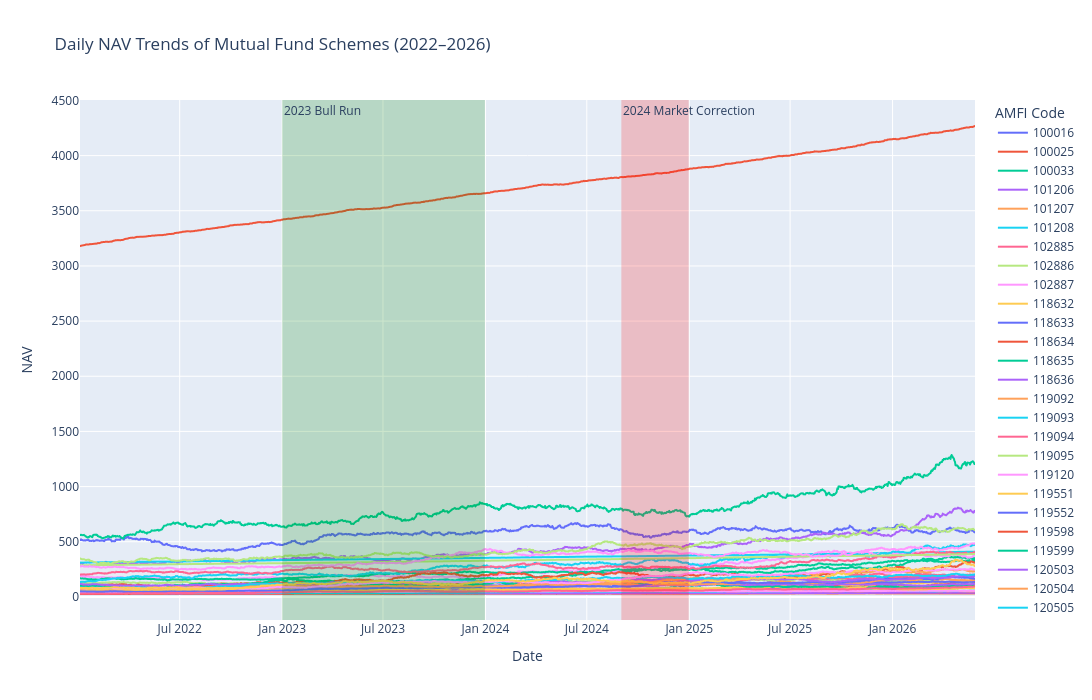

Write notebook code for a chart like this one.
### Code cell
import pandas as pd
import plotly.express as px

# Load NAV history dataset
df = pd.read_csv("data/processed/nav_history_clean.csv")

# Convert date column to datetime
df["date"] = pd.to_datetime(df["date"])

# Filter data for 2022–2026
df = df[
    (df["date"] >= "2022-01-01") &
    (df["date"] <= "2026-12-31")
]

# Plot daily NAV for all schemes
fig = px.line(
    df,
    x="date",
    y="nav",
    color="amfi_code",
    title="Daily NAV Trends of Mutual Fund Schemes (2022–2026)",
    labels={
        "date": "Date",
        "nav": "NAV",
        "amfi_code": "Scheme"
    }
)

# Highlight 2023 Bull Run
fig.add_vrect(
    x0="2023-01-01",
    x1="2023-12-31",
    annotation_text="2023 Bull Run",
    annotation_position="top left",
    opacity=0.2,
    fillcolor="green",
    line_width=0
)

# Highlight 2024 Market Correction
fig.add_vrect(
    x0="2024-09-01",
    x1="2024-12-31",
    annotation_text="2024 Market Correction",
    annotation_position="top left",
    opacity=0.2,
    fillcolor="red",
    line_width=0
)

# Improve layout
fig.update_layout(
    height=700,
    width=1200,
    legend_title="AMFI Code",
    hovermode="x unified"
)

import kaleido
print(kaleido)

import sys
print(sys.executable)

fig.show()

### Figure 1 — Plotly figure (JSON) as saved in the notebook; plotly's stock layout.template omitted (floating-point values rounded to 4 significant figures; data arrays with more than 128 entries replaced by an {"elided": "..."} marker saying what was removed)
{"data": [{"hovertemplate": "Scheme=100016<br>Date=%{x}<br>NAV=%{y}<extra></extra>", "legendgroup": "100016", "line": {"color": "#636efa", "dash": "solid"}, "marker": {"symbol": "circle"}, "mode": "lines", "name": "100016", "showlegend": true, "type": "scattergl", "x": {"elided": "1150 str values"}, "xaxis": "x", "y": {"elided": "1150 float values"}, "yaxis": "y"}, {"hovertemplate": "Scheme=100025<br>Date=%{x}<br>NAV=%{y}<extra></extra>", "legendgroup": "100025", "line": {"color": "#EF553B", "dash": "solid"}, "marker": {"symbol": "circle"}, "mode": "lines", "name": "100025", "showlegend": true, "type": "scattergl", "x": {"elided": "1150 str values"}, "xaxis": "x", "y": {"elided": "1150 float values"}, "yaxis": "y"}, {"hovertemplate": "Scheme=100033<br>Date=%{x}<br>NAV=%{y}<extra></extra>", "legendgroup": "100033", "line": {"color": "#00cc96", "dash": "solid"}, "marker": {"symbol": "circle"}, "mode": "lines", "name": "100033", "showlegend": true, "type": "scattergl", "x": {"elided": "1150 str values"}, "xaxis": "x", "y": {"elided": "1150 float values"}, "yaxis": "y"}, {"hovertemplate": "Scheme=101206<br>Date=%{x}<br>NAV=%{y}<extra></extra>", "legendgroup": "101206", "line": {"color": "#ab63fa", "dash": "solid"}, "marker": {"symbol": "circle"}, "mode": "lines", "name": "101206", "showlegend": true, "type": "scattergl", "x": {"elided": "1150 str values"}, "xaxis": "x", "y": {"elided": "1150 float values"}, "yaxis": "y"}, {"hovertemplate": "Scheme=101207<br>Date=%{x}<br>NAV=%{y}<extra></extra>", "legendgroup": "101207", "line": {"color": "#FFA15A", "dash": "solid"}, "marker": {"symbol": "circle"}, "mode": "lines", "name": "101207", "showlegend": true, "type": "scattergl", "x": {"elided": "1150 str values"}, "xaxis": "x", "y": {"elided": "1150 float values"}, "yaxis": "y"}, {"hovertemplate": "Scheme=101208<br>Date=%{x}<br>NAV=%{y}<extra></extra>", "legendgroup": "101208", "line": {"color": "#19d3f3", "dash": "solid"}, "marker": {"symbol": "circle"}, "mode": "lines", "name": "101208", "showlegend": true, "type": "scattergl", "x": {"elided": "1150 str values"}, "xaxis": "x", "y": {"elided": "1150 float values"}, "yaxis": "y"}, {"hovertemplate": "Scheme=102885<br>Date=%{x}<br>NAV=%{y}<extra></extra>", "legendgroup": "102885", "line": {"color": "#FF6692", "dash": "solid"}, "marker": {"symbol": "circle"}, "mode": "lines", "name": "102885", "showlegend": true, "type": "scattergl", "x": {"elided": "1150 str values"}, "xaxis": "x", "y": {"elided": "1150 float values"}, "yaxis": "y"}, {"hovertemplate": "Scheme=102886<br>Date=%{x}<br>NAV=%{y}<extra></extra>", "legendgroup": "102886", "line": {"color": "#B6E880", "dash": "solid"}, "marker": {"symbol": "circle"}, "mode": "lines", "name": "102886", "showlegend": true, "type": "scattergl", "x": {"elided": "1150 str values"}, "xaxis": "x", "y": {"elided": "1150 float values"}, "yaxis": "y"}, {"hovertemplate": "Scheme=102887<br>Date=%{x}<br>NAV=%{y}<extra></extra>", "legendgroup": "102887", "line": {"color": "#FF97FF", "dash": "solid"}, "marker": {"symbol": "circle"}, "mode": "lines", "name": "102887", "showlegend": true, "type": "scattergl", "x": {"elided": "1150 str values"}, "xaxis": "x", "y": {"elided": "1150 float values"}, "yaxis": "y"}, {"hovertemplate": "Scheme=118632<br>Date=%{x}<br>NAV=%{y}<extra></extra>", "legendgroup": "118632", "line": {"color": "#FECB52", "dash": "solid"}, "marker": {"symbol": "circle"}, "mode": "lines", "name": "118632", "showlegend": true, "type": "scattergl", "x": {"elided": "1150 str values"}, "xaxis": "x", "y": {"elided": "1150 float values"}, "yaxis": "y"}, {"hovertemplate": "Scheme=118633<br>Date=%{x}<br>NAV=%{y}<extra></extra>", "legendgroup": "118633", "line": {"color": "#636efa", "dash": "solid"}, "marker": {"symbol": "circle"}, "mode": "lines", "name": "118633", "showlegend": true, "type": "scattergl", "x": {"elided": "1150 str values"}, "xaxis": "x", "y": {"elided": "1150 float values"}, "yaxis": "y"}, {"hovertemplate": "Scheme=118634<br>Date=%{x}<br>NAV=%{y}<extra></extra>", "legendgroup": "118634", "line": {"color": "#EF553B", "dash": "solid"}, "marker": {"symbol": "circle"}, "mode": "lines", "name": "118634", "showlegend": true, "type": "scattergl", "x": {"elided": "1150 str values"}, "xaxis": "x", "y": {"elided": "1150 float values"}, "yaxis": "y"}, {"hovertemplate": "Scheme=118635<br>Date=%{x}<br>NAV=%{y}<extra></extra>", "legendgroup": "118635", "line": {"color": "#00cc96", "dash": "solid"}, "marker": {"symbol": "circle"}, "mode": "lines", "name": "118635", "showlegend": true, "type": "scattergl", "x": {"elided": "1150 str values"}, "xaxis": "x", "y": {"elided": "1150 float values"}, "yaxis": "y"}, {"hovertemplate": "Scheme=118636<br>Date=%{x}<br>NAV=%{y}<extra></extra>", "legendgroup": "118636", "line": {"color": "#ab63fa", "dash": "solid"}, "marker": {"symbol": "circle"}, "mode": "lines", "name": "118636", "showlegend": true, "type": "scattergl", "x": {"elided": "1150 str values"}, "xaxis": "x", "y": {"elided": "1150 float values"}, "yaxis": "y"}, {"hovertemplate": "Scheme=119092<br>Date=%{x}<br>NAV=%{y}<extra></extra>", "legendgroup": "119092", "line": {"color": "#FFA15A", "dash": "solid"}, "marker": {"symbol": "circle"}, "mode": "lines", "name": "119092", "showlegend": true, "type": "scattergl", "x": {"elided": "1150 str values"}, "xaxis": "x", "y": {"elided": "1150 float values"}, "yaxis": "y"}, {"hovertemplate": "Scheme=119093<br>Date=%{x}<br>NAV=%{y}<extra></extra>", "legendgroup": "119093", "line": {"color": "#19d3f3", "dash": "solid"}, "marker": {"symbol": "circle"}, "mode": "lines", "name": "119093", "showlegend": true, "type": "scattergl", "x": {"elided": "1150 str values"}, "xaxis": "x", "y": {"elided": "1150 float values"}, "yaxis": "y"}, {"hovertemplate": "Scheme=119094<br>Date=%{x}<br>NAV=%{y}<extra></extra>", "legendgroup": "119094", "line": {"color": "#FF6692", "dash": "solid"}, "marker": {"symbol": "circle"}, "mode": "lines", "name": "119094", "showlegend": true, "type": "scattergl", "x": {"elided": "1150 str values"}, "xaxis": "x", "y": {"elided": "1150 float values"}, "yaxis": "y"}, {"hovertemplate": "Scheme=119095<br>Date=%{x}<br>NAV=%{y}<extra></extra>", "legendgroup": "119095", "line": {"color": "#B6E880", "dash": "solid"}, "marker": {"symbol": "circle"}, "mode": "lines", "name": "119095", "showlegend": true, "type": "scattergl", "x": {"elided": "1150 str values"}, "xaxis": "x", "y": {"elided": "1150 float values"}, "yaxis": "y"}, {"hovertemplate": "Scheme=119120<br>Date=%{x}<br>NAV=%{y}<extra></extra>", "legendgroup": "119120", "line": {"color": "#FF97FF", "dash": "solid"}, "marker": {"symbol": "circle"}, "mode": "lines", "name": "119120", "showlegend": true, "type": "scattergl", "x": {"elided": "1150 str values"}, "xaxis": "x", "y": {"elided": "1150 float values"}, "yaxis": "y"}, {"hovertemplate": "Scheme=119551<br>Date=%{x}<br>NAV=%{y}<extra></extra>", "legendgroup": "119551", "line": {"color": "#FECB52", "dash": "solid"}, "marker": {"symbol": "circle"}, "mode": "lines", "name": "119551", "showlegend": true, "type": "scattergl", "x": {"elided": "1150 str values"}, "xaxis": "x", "y": {"elided": "1150 float values"}, "yaxis": "y"}, {"hovertemplate": "Scheme=119552<br>Date=%{x}<br>NAV=%{y}<extra></extra>", "legendgroup": "119552", "line": {"color": "#636efa", "dash": "solid"}, "marker": {"symbol": "circle"}, "mode": "lines", "name": "119552", "showlegend": true, "type": "scattergl", "x": {"elided": "1150 str values"}, "xaxis": "x", "y": {"elided": "1150 float values"}, "yaxis": "y"}, {"hovertemplate": "Scheme=119598<br>Date=%{x}<br>NAV=%{y}<extra></extra>", "legendgroup": "119598", "line": {"color": "#EF553B", "dash": "solid"}, "marker": {"symbol": "circle"}, "mode": "lines", "name": "119598", "showlegend": true, "type": "scattergl", "x": {"elided": "1150 str values"}, "xaxis": "x", "y": {"elided": "1150 float values"}, "yaxis": "y"}, {"hovertemplate": "Scheme=119599<br>Date=%{x}<br>NAV=%{y}<extra></extra>", "legendgroup": "119599", "line": {"color": "#00cc96", "dash": "solid"}, "marker": {"symbol": "circle"}, "mode": "lines", "name": "119599", "showlegend": true, "type": "scattergl", "x": {"elided": "1150 str values"}, "xaxis": "x", "y": {"elided": "1150 float values"}, "yaxis": "y"}, {"hovertemplate": "Scheme=120503<br>Date=%{x}<br>NAV=%{y}<extra></extra>", "legendgroup": "120503", "line": {"color": "#ab63fa", "dash": "solid"}, "marker": {"symbol": "circle"}, "mode": "lines", "name": "120503", "showlegend": true, "type": "scattergl", "x": {"elided": "1150 str values"}, "xaxis": "x", "y": {"elided": "1150 float values"}, "yaxis": "y"}, {"hovertemplate": "Scheme=120504<br>Date=%{x}<br>NAV=%{y}<extra></extra>", "legendgroup": "120504", "line": {"color": "#FFA15A", "dash": "solid"}, "marker": {"symbol": "circle"}, "mode": "lines", "name": "120504", "showlegend": true, "type": "scattergl", "x": {"elided": "1150 str values"}, "xaxis": "x", "y": {"elided": "1150 float values"}, "yaxis": "y"}, {"hovertemplate": "Scheme=120505<br>Date=%{x}<br>NAV=%{y}<extra></extra>", "legendgroup": "120505", "line": {"color": "#19d3f3", "dash": "solid"}, "marker": {"symbol": "circle"}, "mode": "lines", "name": "120505", "showlegend": true, "type": "scattergl", "x": {"elided": "1150 str values"}, "xaxis": "x", "y": {"elided": "1150 float values"}, "yaxis": "y"}, {"hovertemplate": "Scheme=120506<br>Date=%{x}<br>NAV=%{y}<extra></extra>", "legendgroup": "120506", "line": {"color": "#FF6692", "dash": "solid"}, "marker": {"symbol": "circle"}, "mode": "lines", "name": "120506", "showlegend": true, "type": "scattergl", "x": {"elided": "1150 str values"}, "xaxis": "x", "y": {"elided": "1150 float values"}, "yaxis": "y"}, {"hovertemplate": "Scheme=120507<br>Date=%{x}<br>NAV=%{y}<extra></extra>", "legendgroup": "120507", "line": {"color": "#B6E880", "dash": "solid"}, "marker": {"symbol": "circle"}, "mode": "lines", "name": "120507", "showlegend": true, "type": "scattergl", "x": {"elided": "1150 str values"}, "xaxis": "x", "y": {"elided": "1150 float values"}, "yaxis": "y"}, {"hovertemplate": "Scheme=120841<br>Date=%{x}<br>NAV=%{y}<extra></extra>", "legendgroup": "120841", "line": {"color": "#FF97FF", "dash": "solid"}, "marker": {"symbol": "circle"}, "mode": "lines", "name": "120841", "showlegend": true, "type": "scattergl", "x": {"elided": "1150 str values"}, "xaxis": "x", "y": {"elided": "1150 float values"}, "yaxis": "y"}, {"hovertemplate": "Scheme=120842<br>Date=%{x}<br>NAV=%{y}<extra></extra>", "legendgroup": "120842", "line": {"color": "#FECB52", "dash": "solid"}, "marker": {"symbol": "circle"}, "mode": "lines", "name": "120842", "showlegend": true, "type": "scattergl", "x": {"elided": "1150 str values"}, "xaxis": "x", "y": {"elided": "1150 float values"}, "yaxis": "y"}, {"hovertemplate": "Scheme=120843<br>Date=%{x}<br>NAV=%{y}<extra></extra>", "legendgroup": "120843", "line": {"color": "#636efa", "dash": "solid"}, "marker": {"symbol": "circle"}, "mode": "lines", "name": "120843", "showlegend": true, "type": "scattergl", "x": {"elided": "1150 str values"}, "xaxis": "x", "y": {"elided": "1150 float values"}, "yaxis": "y"}, {"hovertemplate": "Scheme=120844<br>Date=%{x}<br>NAV=%{y}<extra></extra>", "legendgroup": "120844", "line": {"color": "#EF553B", "dash": "solid"}, "marker": {"symbol": "circle"}, "mode": "lines", "name": "120844", "showlegend": true, "type": "scattergl", "x": {"elided": "1150 str values"}, "xaxis": "x", "y": {"elided": "1150 float values"}, "yaxis": "y"}, {"hovertemplate": "Scheme=125497<br>Date=%{x}<br>NAV=%{y}<extra></extra>", "legendgroup": "125497", "line": {"color": "#00cc96", "dash": "solid"}, "marker": {"symbol": "circle"}, "mode": "lines", "name": "125497", "showlegend": true, "type": "scattergl", "x": {"elided": "1150 str values"}, "xaxis": "x", "y": {"elided": "1150 float values"}, "yaxis": "y"}, {"hovertemplate": "Scheme=125498<br>Date=%{x}<br>NAV=%{y}<extra></extra>", "legendgroup": "125498", "line": {"color": "#ab63fa", "dash": "solid"}, "marker": {"symbol": "circle"}, "mode": "lines", "name": "125498", "showlegend": true, "type": "scattergl", "x": {"elided": "1150 str values"}, "xaxis": "x", "y": {"elided": "1150 float values"}, "yaxis": "y"}, {"hovertemplate": "Scheme=148567<br>Date=%{x}<br>NAV=%{y}<extra></extra>", "legendgroup": "148567", "line": {"color": "#FFA15A", "dash": "solid"}, "marker": {"symbol": "circle"}, "mode": "lines", "name": "148567", "showlegend": true, "type": "scattergl", "x": {"elided": "1150 str values"}, "xaxis": "x", "y": {"elided": "1150 float values"}, "yaxis": "y"}, {"hovertemplate": "Scheme=148568<br>Date=%{x}<br>NAV=%{y}<extra></extra>", "legendgroup": "148568", "line": {"color": "#19d3f3", "dash": "solid"}, "marker": {"symbol": "circle"}, "mode": "lines", "name": "148568", "showlegend": true, "type": "scattergl", "x": {"elided": "1150 str values"}, "xaxis": "x", "y": {"elided": "1150 float values"}, "yaxis": "y"}, {"hovertemplate": "Scheme=148569<br>Date=%{x}<br>NAV=%{y}<extra></extra>", "legendgroup": "148569", "line": {"color": "#FF6692", "dash": "solid"}, "marker": {"symbol": "circle"}, "mode": "lines", "name": "148569", "showlegend": true, "type": "scattergl", "x": {"elided": "1150 str values"}, "xaxis": "x", "y": {"elided": "1150 float values"}, "yaxis": "y"}, {"hovertemplate": "Scheme=149322<br>Date=%{x}<br>NAV=%{y}<extra></extra>", "legendgroup": "149322", "line": {"color": "#B6E880", "dash": "solid"}, "marker": {"symbol": "circle"}, "mode": "lines", "name": "149322", "showlegend": true, "type": "scattergl", "x": {"elided": "1150 str values"}, "xaxis": "x", "y": {"elided": "1150 float values"}, "yaxis": "y"}, {"hovertemplate": "Scheme=149323<br>Date=%{x}<br>NAV=%{y}<extra></extra>", "legendgroup": "149323", "line": {"color": "#FF97FF", "dash": "solid"}, "marker": {"symbol": "circle"}, "mode": "lines", "name": "149323", "showlegend": true, "type": "scattergl", "x": {"elided": "1150 str values"}, "xaxis": "x", "y": {"elided": "1150 float values"}, "yaxis": "y"}, {"hovertemplate": "Scheme=149324<br>Date=%{x}<br>NAV=%{y}<extra></extra>", "legendgroup": "149324", "line": {"color": "#FECB52", "dash": "solid"}, "marker": {"symbol": "circle"}, "mode": "lines", "name": "149324", "showlegend": true, "type": "scattergl", "x": {"elided": "1150 str values"}, "xaxis": "x", "y": {"elided": "1150 float values"}, "yaxis": "y"}], "layout": {"annotations": [{"showarrow": false, "text": "2023 Bull Run", "x": "2023-01-01", "xanchor": "left", "xref": "x", "y": 1, "yanchor": "top", "yref": "y domain"}, {"showarrow": false, "text": "2024 Market Correction", "x": "2024-09-01", "xanchor": "left", "xref": "x", "y": 1, "yanchor": "top", "yref": "y domain"}], "height": 700, "hovermode": "x unified", "legend": {"title": {"text": "AMFI Code"}, "tracegroupgap": 0}, "shapes": [{"fillcolor": "green", "line": {"width": 0}, "opacity": 0.2, "type": "rect", "x0": "2023-01-01", "x1": "2023-12-31", "xref": "x", "y0": 0, "y1": 1, "yref": "y domain"}, {"fillcolor": "red", "line": {"width": 0}, "opacity": 0.2, "type": "rect", "x0": "2024-09-01", "x1": "2024-12-31", "xref": "x", "y0": 0, "y1": 1, "yref": "y domain"}], "title": {"text": "Daily NAV Trends of Mutual Fund Schemes (2022–2026)"}, "width": 1200, "xaxis": {"anchor": "y", "domain": [0, 1], "title": {"text": "Date"}}, "yaxis": {"anchor": "x", "domain": [0, 1], "title": {"text": "NAV"}}}}
